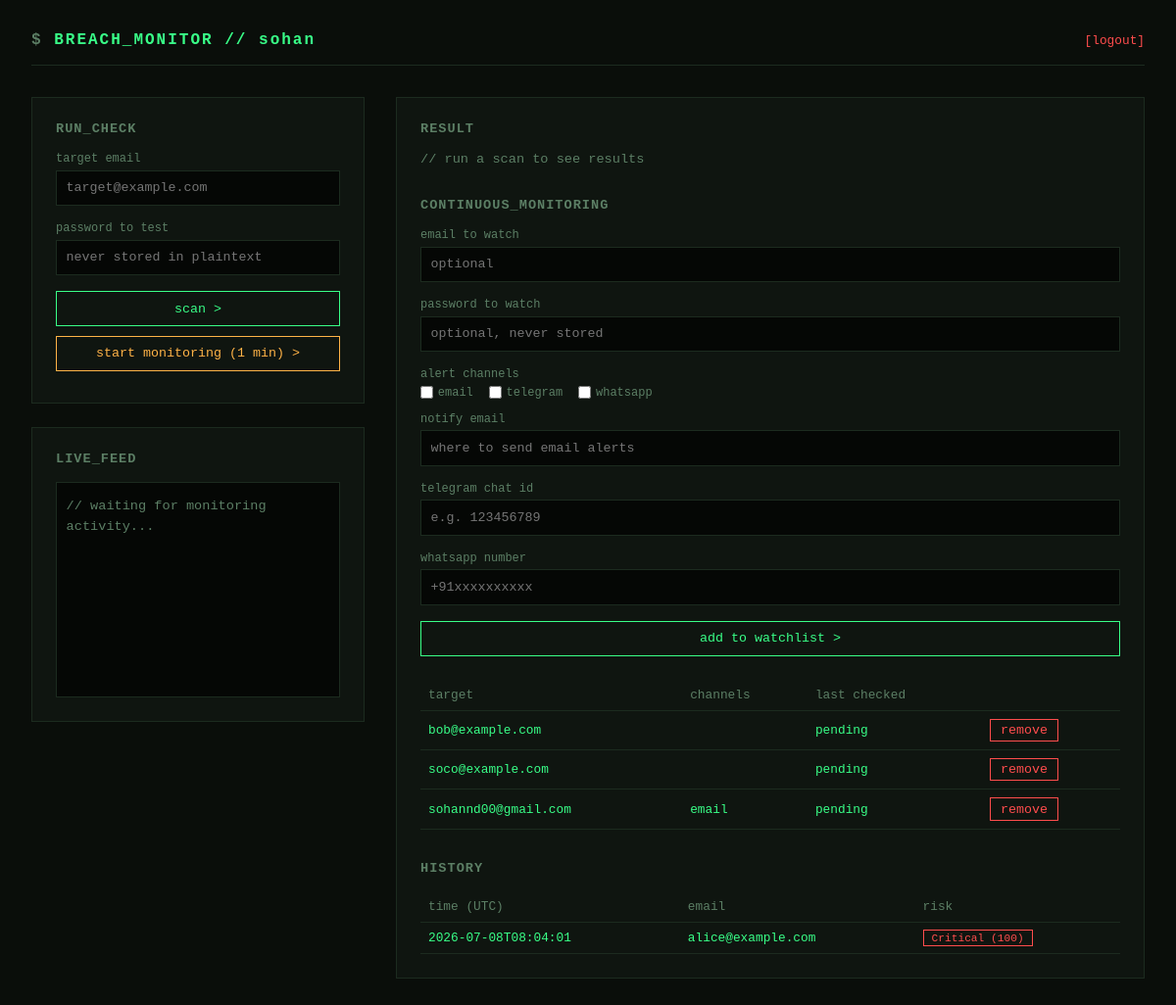
The app's page /dashboard (signed in) with its own data.
### tables this page shows
CREATE TABLE watchlist (
            id INTEGER PRIMARY KEY AUTOINCREMENT,
            username TEXT NOT NULL,
            target_email TEXT,
            password_sha1 TEXT,
            notify_email TEXT,
            telegram_chat_id TEXT,
            whatsapp_number TEXT,
            channels TEXT,
            interval_minutes INTEGER,
            last_email_breach_count INTEGER DEFAULT 0,
            last_password_breached INTEGER DEFAULT 0,
            created_at TEXT,
            last_checked TEXT
        );

CREATE TABLE monitoring (
            id INTEGER PRIMARY KEY AUTOINCREMENT,
            checked_by TEXT,
            target_email TEXT,
            password_sha1 TEXT,
            email_breached INTEGER,
            email_breach_count INTEGER,
            password_breached INTEGER,
            password_breach_count INTEGER,
            risk_score INTEGER,
            risk_level TEXT,
            checked_at TEXT
        );

### app.py (the view, shortened to what this page needs)
@app.route("/dashboard", methods=["GET", "POST"])
def dashboardfun():
    if not session.get("username"):
        return redirect(url_for("opening"))
    username = session["username"]
    result = None
    history = get_history(username)
    watchlist = get_watchlist(username)
    return render_template("dashboard.html", username=username, result=result, history=history, watchlist=watchlist)

### app.py (called while the page is built)
def get_db():
    conn = sqlite3.connect(DB_PATH)
    conn.row_factory = sqlite3.Row
    return conn

def get_history(username, limit=20):
    conn = get_db()
    cursor = conn.cursor()
    cursor.execute("""
        SELECT * FROM monitoring
        WHERE checked_by = ?
        ORDER BY id DESC
        LIMIT ?
    """, (username, limit))
    rows = cursor.fetchall()
    conn.close()
    return rows

def get_watchlist(username):
    conn = get_db()
    cursor = conn.cursor()
    cursor.execute("SELECT * FROM watchlist WHERE username = ? ORDER BY id DESC", (username,))
    rows = cursor.fetchall()
    conn.close()
    return rows

### templates/dashboard.html (shortened to what this page needs)
<!DOCTYPE html>
<html lang="en">
<head>
</head>
<body>
<header>
  <h1>BREACH_MONITOR // {{ username }}</h1>
  <a class="logout" href="{{ url_for('logout') }}">[logout]</a>
</header>
<div class="grid">
  <div class="left-col">
  <div class="panel">
    <h2>RUN_CHECK</h2>
    <form method="POST" action="{{ url_for('dashboardfun') }}" id="scan-form">
      <label>target email</label>
      <input type="email" name="email2" id="email2" placeholder="target@example.com" required>
      <label>password to test</label>
      <input type="password" name="password2" id="password2" placeholder="never stored in plaintext">
      <button type="submit">scan &gt;</button>
      <button type="button" id="start-monitoring-btn" style="margin-top:0.6rem; border-color: var(--amber); color: var(--amber);">
        start monitoring (1 min) &gt;
      </button>
    </form>
  </div>
  <div class="panel" style="margin-top:1.5rem;">
    <h2>LIVE_FEED</h2>
    <div id="live-feed" style="
        background:#050705;
        border:1px solid var(--border);
        height:220px;
        overflow-y:auto;
        padding:0.6rem;
        font-size:0.75rem;
        line-height:1.5;
      ">
      <div class="result-line">// waiting for monitoring activity...</div>
    </div>
  </div>
  </div>
  <div class="panel">
    <h2>RESULT</h2>
    {% if result %}
      <div class="risk {{ result.risk_level }}">{{ result.risk_score }}/100 — {{ result.risk_level }}</div>
      {% if result.email_result %}
        <div class="result-line">
          email: <b>{{ result.email }}</b> —
          {% if result.email_result.breached %}
            breached in {{ result.email_result.count }} source(s)
          {% elif result.email_result.breached == false %}
            no breach found
          {% else %}
            check failed ({{ result.email_result.error }})
          {% endif %}
        </div>
      {% endif %}
      {% if result.password_result %}
        <div class="result-line">
          password —
          {% if result.password_result.breached %}
            seen {{ result.password_result.count }} time(s) in known breaches
          {% elif result.password_result.breached == false %}
            not found in breach corpus
          {% else %}
            check failed ({{ result.password_result.error }})
          {% endif %}
        </div>
      {% endif %}
    {% else %}
      <div class="result-line">// run a scan to see results</div>
    {% endif %}
    <h2 style="margin-top:2rem;">CONTINUOUS_MONITORING</h2>
    <form method="POST" action="{{ url_for('add_watch') }}" style="margin-bottom:1.5rem;">
      <label>email to watch</label>
      <input type="email" name="watch_email" placeholder="optional">
      <label>password to watch</label>
      <input type="password" name="watch_password" placeholder="optional, never stored">
      <label>alert channels</label>
      <div style="display:flex; gap:1rem; font-size:0.8rem; color: var(--dim); margin-bottom:0.8rem;">
        <label style="display:flex; align-items:center; gap:0.3rem; margin:0;">
          <input type="checkbox" name="channels" value="email" style="width:auto; margin:0;"> email
        </label>
        <label style="display:flex; align-items:center; gap:0.3rem; margin:0;">
          <input type="checkbox" name="channels" value="telegram" style="width:auto; margin:0;"> telegram
        </label>
        <label style="display:flex; align-items:center; gap:0.3rem; margin:0;">
          <input type="checkbox" name="channels" value="whatsapp" style="width:auto; margin:0;"> whatsapp
        </label>
      </div>
      <label>notify email</label>
      <input type="email" name="notify_email" placeholder="where to send email alerts">
      <label>telegram chat id</label>
      <input type="text" name="telegram_chat_id" placeholder="e.g. 123456789">
      <label>whatsapp number</label>
      <input type="text" name="whatsapp_number" placeholder="+91xxxxxxxxxx">
      <button type="submit">add to watchlist &gt;</button>
    </form>
    <table>
      <tr>
        <th>target</th>
        <th>channels</th>
        <th>last checked</th>
        <th></th>
      </tr>
      {% for row in watchlist %}
      <tr>
        <td>{{ row["target_email"] or "(password only)" }}</td>
        <td>{{ row["channels"] }}</td>
        <td>{{ row["last_checked"] or "pending" }}</td>
        <td>
          <form method="POST" action="{{ url_for('delete_watch', watch_id=row['id']) }}" style="margin:0;">
            <button type="submit" style="width:auto; padding:0.2rem 0.6rem; border-color: var(--red); color: var(--red);">remove</button>
          </form>
        </td>
      </tr>
      {% else %}
      <tr><td colspan="4">// nothing being watched yet</td></tr>
      {% endfor %}
    </table>
    <h2 style="margin-top:2rem;">HISTORY</h2>
    <table>
      <tr>
        <th>time (UTC)</th>
        <th>email</th>
        <th>risk</th>
      </tr>
      {% for row in history %}
      <tr>
        <td>{{ row["checked_at"] }}</td>
        <td>{{ row["target_email"] }}</td>
        <td><span class="tag {{ row['risk_level'] }}">{{ row["risk_level"] }} ({{ row["risk_score"] }})</span></td>
      </tr>
      {% else %}
      <tr><td colspan="3">// no scans yet</td></tr>
      {% endfor %}
    </table>
  </div>
</div>
</body>
</html>

### templates/dashboard.html (style rules this page uses)
:root { --bg: #0a0e0a; --panel: #0f1510; --green: #39ff88; --dim: #5c7f65; --red: #ff4d4d; --amber: #ffb347; --border: #1c2b1f; }
* { box-sizing: border-box; }
body { background: var(--bg); color: var(--green); font-family: "Courier New", monospace; margin: 0; padding: 2rem; }
header { display: flex; justify-content: space-between; align-items: center; border-bottom: 1px solid var(--border); padding-bottom: 1rem; margin-bottom: 2rem; }
header h1 { font-size: 1rem; letter-spacing: 2px; margin: 0; }
header h1::before { content: "$ "; color: var(--dim); }
a.logout { color: var(--red); text-decoration: none; font-size: 0.8rem; }
.grid { display: grid; grid-template-columns: 340px 1fr; gap: 2rem; }
.left-col { display: flex; flex-direction: column; }
.panel { background: var(--panel); border: 1px solid var(--border); padding: 1.5rem; }
.panel h2 { font-size: 0.85rem; letter-spacing: 1px; color: var(--dim); margin: 0 0 1rem; }
label { display: block; font-size: 0.75rem; color: var(--dim); margin-bottom: 0.3rem; }
input { width: 100%; background: #050705; border: 1px solid var(--border); color: var(--green); padding: 0.6rem; margin-bottom: 1rem; font-family: inherit; }
button { width: 100%; background: transparent; border: 1px solid var(--green); color: var(--green); padding: 0.6rem; font-family: inherit; cursor: pointer; }
.result-line { font-size: 0.85rem; margin: 0.3rem 0; color: var(--dim); }
table { width: 100%; border-collapse: collapse; font-size: 0.8rem; margin-top: 1rem; }
th, td { text-align: left; padding: 0.5rem; border-bottom: 1px solid var(--border); }
th { color: var(--dim); font-weight: normal; }
.tag { padding: 0.1rem 0.5rem; border: 1px solid; font-size: 0.7rem; }
.tag.Critical { color: var(--red); border-color: var(--red); }

### records on screen
watchlist: target_email "bob@example.com", row "pending"
watchlist: target_email "soco@example.com", row "pending"
watchlist: target_email "sohannd00@gmail.com", channels "email", row "pending"
monitoring: checked_at "2026-07-08T08:04:01", target_email "alice@example.com", risk_level "Critical", risk_score "100"

### other values on screen
{{ username }} "sohan"
